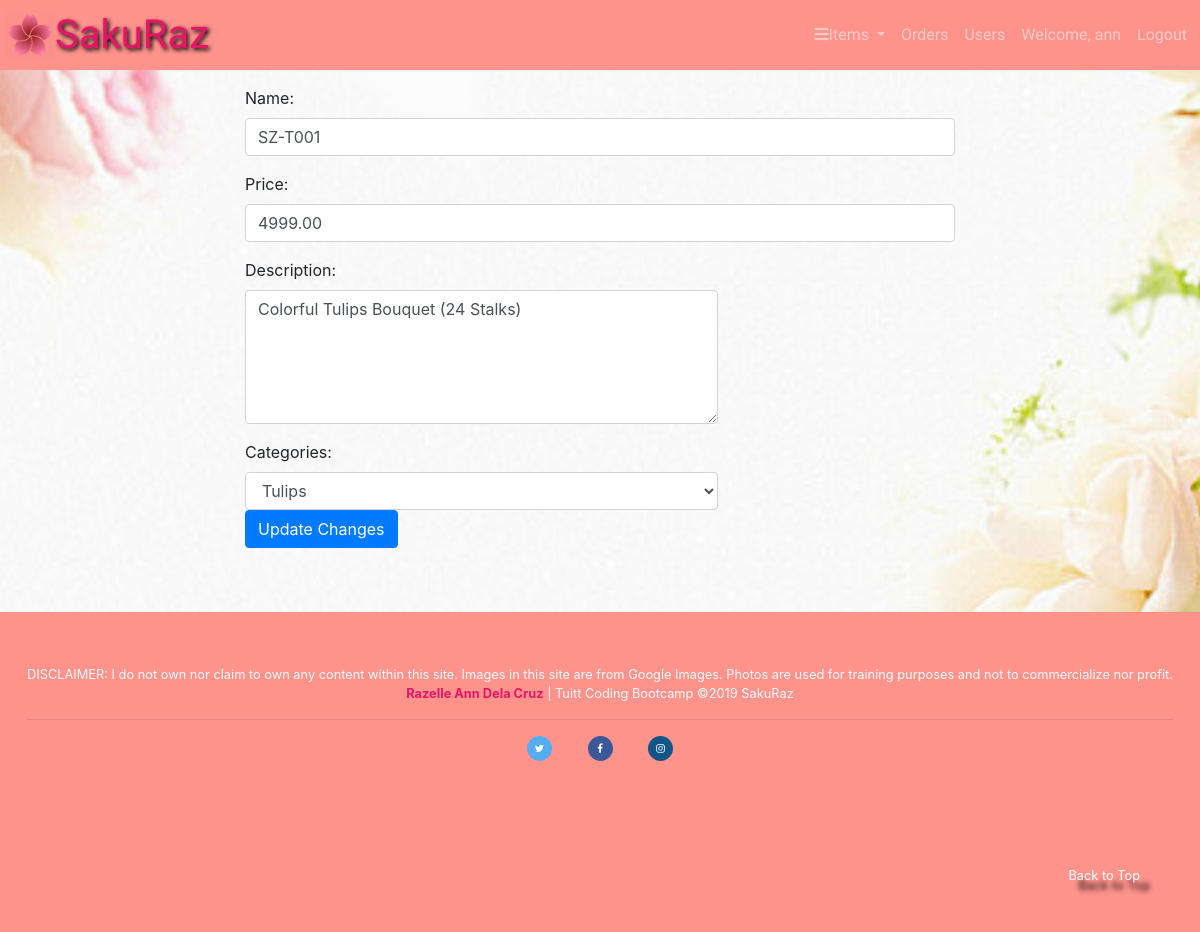
/app/views/edit_item.php?id=1 (signed in), run on an earlier commit of the app's database.
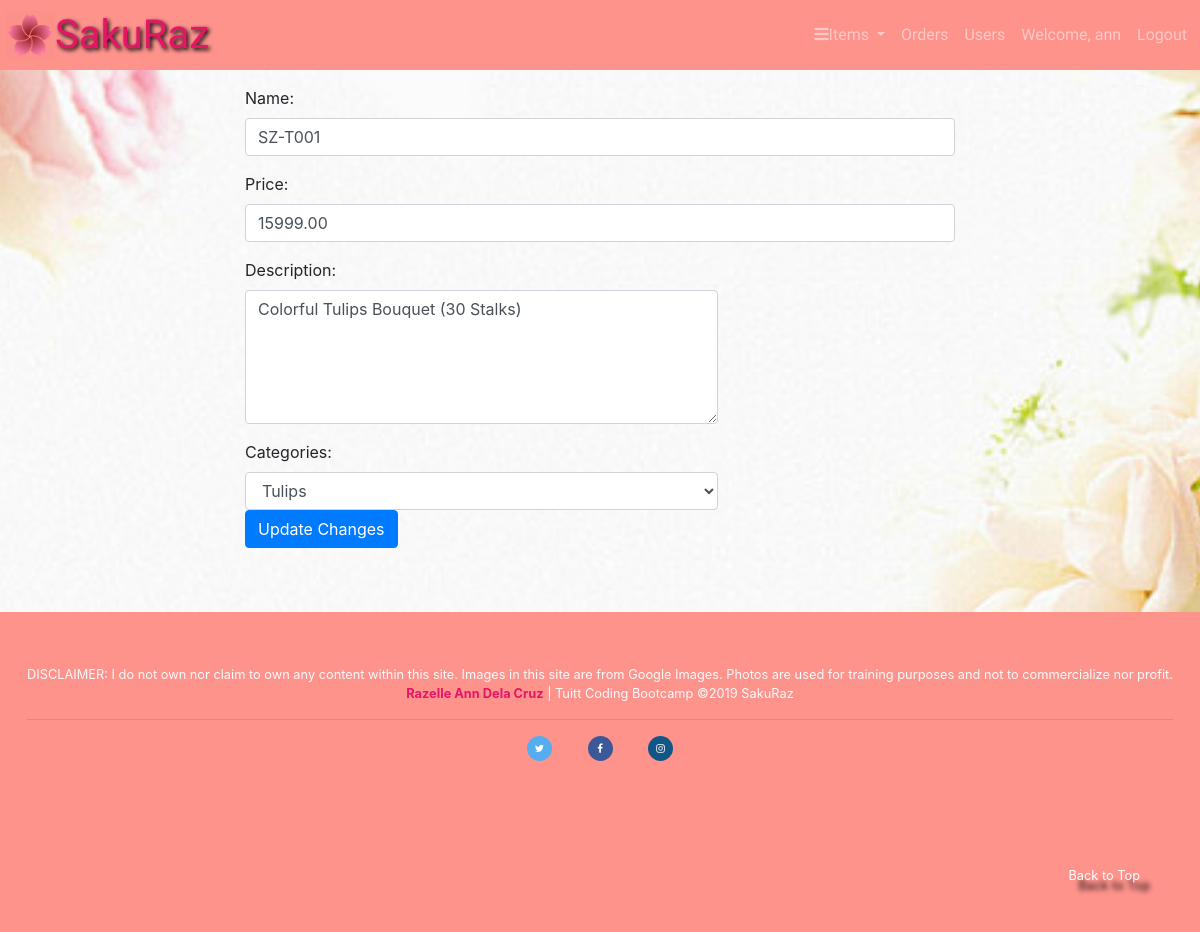
And on a later commit of the database.
### tables this page shows
CREATE TABLE `items` (
  `id` int(11) NOT NULL,
  `name` varchar(255) NOT NULL,
  `description` varchar(255) NOT NULL,
  `price` decimal(18,2) NOT NULL,
  `image_path` varchar(255) DEFAULT NULL,
  `category_id` int(11) NOT NULL
);

### app/views/edit_item.php (the view, shortened to what this page needs)
<?php require_once "../partials/template.php"; ?>
<?php
function get_page_content() {
	if(isset($_SESSION['user']) && $_SESSION['user']['roles_id'] ==1){
		global $conn;
?>
		<?php
		$item_id = $_GET['id'];
		$sql = "SELECT * FROM items WHERE id='$item_id'";
		$result = mysqli_query($conn, $sql);
		$item = mysqli_fetch_assoc($result);
		?>
		<div class="container">
			<div class="row">
				<div class="col-sm-8 offset-sm-2">
					<form action="../controllers/process_edit_item.php" method="POST">
						<div class="form-group">
							<label for="name">Name:</label>
							<input type="text" class="form-control" name="name" value="<?php echo $item['name']; ?>" required>
						</div>
						<div class="form-group">
							<label for="price">Price:</label>
							<input type="number" class="form-control" name="price" value="<?php echo $item['price']; ?>" required>
						</div>
						<div class="form-group">
							<label for="description">Description:</label>
							<textarea class="form-control col-8" name="description" id="description" rows="5"><?php echo $item['description']; ?></textarea>
						</div>
						<div class="form-group">
							<label for="name">Categories:</label>
							<select class="form-control col-8" name="category_id" id="category" required>
								<?php
								$sql = "SELECT * FROM categories";
								$categories = mysqli_query($conn,$sql);
								foreach ($categories as $category) {
									extract($category);
									$selected = $item['category_id'] == $id ? 'selected': '';
									echo "<option value='$id' $selected>$name</option>";
								}
								?>
							</select>
							<button type="submit" class="btn btn-primary">Update Changes</button>
						</div>
					</form>
				</div>
			</div>
		</div>
	<?php }else{
		header("Location: ./error.php");
	} ?>
<?php } ?>

What changed in the data, as far as the page shows it:
changed items "SZ-T001": price "4999.00" → "15999.00"; description "Colorful Tulips Bouquet (24 Stalks)" → "Colorful Tulips Bouquet (30 Stalks)"
